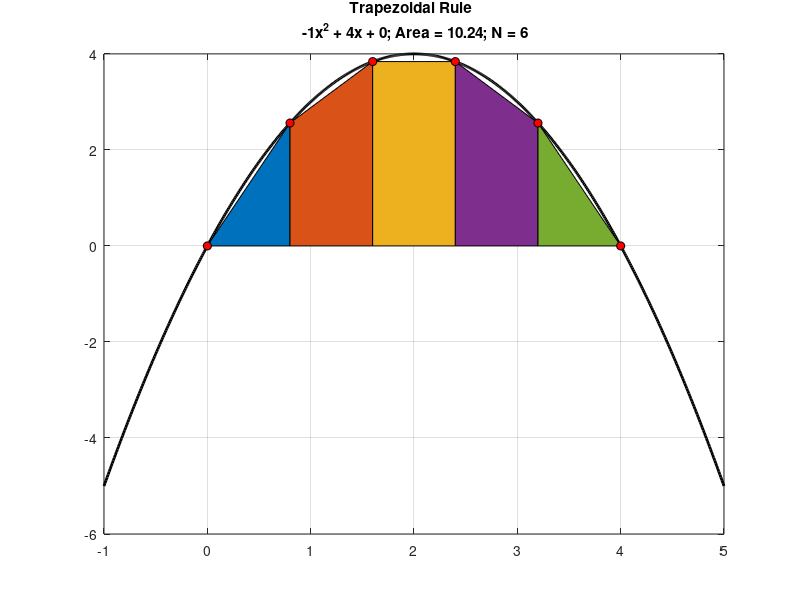

MATLAB code for this plot:
clc
close all
clear all

iex = 1;

%% EXAMPLE 1:  Trapezoidal rule
if iex ==1
    % Make an example Parabola
    % y = ax^2 + bx + c
    
    % Input coefficients
    a = -1;
    b = 4;
    c = 0;
    
    % Intialize x
    x = [-1:.01:5];
    
    % Initialize function
    f = @(a,b,c,x) a*x.^2 + b*x + c;
    
    % Call the function and find value of Y at X
    y = f(a,b,c,x);
    
    % Discretize X for summation
    xmin = 0; xmax = 4;
    Nsamples = 6; % Number of points for dividing x (N-1 trapezoids)
    x_sum = linspace(xmin,xmax,Nsamples);
    h = x_sum(2) - x_sum(1);
    
    % Y- points at x for summation
    y_sum = f(a,b,c,x_sum);
    p = y_sum(2) + y_sum(3) + y_sum(4) + y_sum(5)
   
    % Area using TRAPEZOIDAL RULE
    
    area1 = h/2 * (y_sum(1) + y_sum(6) + 2*p); % KEY
    
    % plot
    figure
    plot(x,y,'k','LineWidth',2);
    grid on, hold on
    
    % color area under the trapezoid
    for ii = 1:length(x_sum)-1
        area([x_sum(ii) x_sum(ii+1)],[y_sum(ii) y_sum(ii+1)]);
    end
    
    % plot circluar markers
    for ii = 1:length(x_sum)
        plot([x_sum(ii)],[y_sum(ii)],'o','MarkerFaceColor','r','MarkerEdgeColor','k');
    end
    title(sprintf('Trapezoidal Rule \n %dx^2 + %dx + %d; Area = %0.2f; N = %d',a,b,c,area1,Nsamples));
end

%% EXAMPLE 2:  Midpoint rule
if iex ==2
    % Make an example Parabola
    % y = ax^2 + bx + c
    
    % Input coefficients
    a = -1;
    b = 4;
    c = 0;
    
    % Intialize x
    x = [-1:.01:5];
    
    % Initialize function
    f = @(a,b,c,x) a*x.^2 + b*x + c;
    
    % Call the function and find value of Y at X
    y = f(a,b,c,x);
    
    % Discretize X for summation
    xmin = 0; xmax = 4;
    Nsamples = 6; % Number of points for dividing x (N-1 rectangles)
    x_sum = linspace(xmin,xmax,Nsamples);
    h = x_sum(2) - x_sum(1);
    
    % Find mid-points of x
    x_mid = conv(x_sum,[0.5 0.5],'valid');
    
    % Y- points at mid-points for summation
    y_mid = f(a,b,c,x_mid);
    
    % Area using MID-POINT RULE
    %area1 = XXX; % KEY
    
    % plot
    figure
    plot(x,y,'k','LineWidth',2);
    grid on, hold on  
    
    % color area under the rectangle
    for ii = 1:length(x_sum)-1
        area([x_sum(ii) x_sum(ii+1)],[y_mid(ii) y_mid(ii)]);
    end
    
    % plot circluar markers
    for ii = 1:length(x_mid)
        plot([x_mid(ii)],[y_mid(ii)],'o','MarkerFaceColor','r','MarkerEdgeColor','k');
    end
   % title(sprintf('Mid-point Rule \n %dx^2 + %dx + %d; Area = %0.2f; N = %d',a,b,c,area1,Nsamples))
end

%% EXAMPLE 2:  Simpson's Method
if iex == 3
    % Input coefficients
    a = -1;
    b = 4;
    c = 0;
    
    % Intialize x
    x = [-1:.01:5];
    
    % Initialize function
    f = @(a,b,c,x) a*x.^2 + b*x + c;
    
    % Find y
    y = f(a,b,c,x);
    
    % Discretize X for summation
    xmin = 0; xmax = 4;
    
    % Number of points for dividing x (N-1 rectangles)
    % even N means odd number of subintervals (simpsons 3/8 rule)
    % odd N means even number of subintervals (simpsons even rule)
    Nsamples = 7; 
    
    x_sum = linspace(xmin,xmax,Nsamples);
    h = x_sum(2) - x_sum(1);
    
    % Y- points at x for summation
    y_sum = f(a,b,c,x_sum);
    
    % Call simpson function for integration
    area1 = XXX;
    
    % plot
    figure
    plot(x,y,'k','LineWidth',2);
    grid on, hold on  

    % color area under the curve
    for ii = 1:length(x_sum)-1
        idx = x>x_sum(ii)&x<x_sum(ii+1);
        area(x(idx),y(idx));
    end
    
    % plot circluar markers
    for ii = 1:length(x_sum)
        plot([x_sum(ii)],[y_sum(ii)],'o','MarkerFaceColor','r','MarkerEdgeColor','k');
    end
    if mod(length(x_sum),2)==1
        title(sprintf('Simpsons Rule \n %dx^2 + %dx + %d; Area = %0.2f; N = %d',a,b,c,area1,Nsamples));
    else
        title(sprintf('Simpsons 3/8 Rule \n %dx^2 + %dx + %d; Area = %0.2f; N = %d',a,b,c,area1,Nsamples));
    end
end

% Function for simpson's integration
function area1 = simpson(x,y)
h = x(2)-x(1);
N = length(x);
if mod(N,2)==1 
    % odd number of points (even number of intervals)
    % See class notes for derivation
    area1 = XXX;
else
    % even number of points
    % odd number of intervals (mod(N,2) == 0); % 3/8 rule
    % https://en.wikipedia.org/wiki/Simpson's_rule#Simpson.27s_3.2F8_rule
    area1 = (3*h/8)*(y(1) + sum(3*y(2:3:end-2)) + sum(3*y(3:3:end-1)) + sum(2*y(4:3:end-4)) + y(end));
end
end
